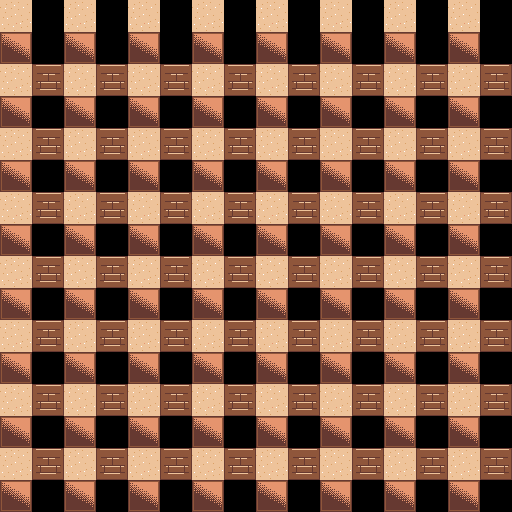

Below is a game level as drawn by its tile map, then a one-line description and the .tmx file that defines it, in full:
An orthogonal 16x16 tile map with 32x32 px tiles, 1 tile layer (HUD2), 2 hidden layers not drawn.

<map version="1.0" tiledversion="1.0.3" orientation="orthogonal" renderorder="right-down" width="16" height="16" tilewidth="32" tileheight="32" nextobjectid="1">
 <tileset firstgid="1" source="tileset.tsx" />
 <layer name="Ground" width="16" height="16" visible="0">
  <data encoding="csv">
1,1,1,1,1,1,1,1,1,1,1,2,2,2,2,2,
1,3,3,4,3,3,3,1,3,3,1,1,1,1,1,1,
1,2,2,2,2,2,2,3,2,2,3,3,3,3,3,1,
1,2,2,2,2,2,2,2,2,2,2,2,2,2,2,1,
1,2,2,2,2,2,2,1,1,1,2,2,2,2,2,1,
1,2,2,2,2,1,1,3,4,3,1,1,1,1,1,1,
1,1,1,1,1,3,3,2,2,2,3,3,3,1,3,3,
1,3,3,3,1,2,2,2,2,2,2,2,2,1,2,2,
2,2,2,2,1,2,2,2,2,2,2,2,2,1,2,2,
2,2,2,2,1,2,2,2,2,2,2,2,2,1,2,2,
2,2,2,2,1,2,2,2,2,2,2,2,2,1,2,2,
2,2,2,2,1,1,1,1,1,1,1,1,1,1,2,2,
2,2,2,2,1,4,3,3,3,1,3,3,3,3,2,2,
2,2,2,2,1,2,2,2,2,1,2,2,2,2,2,2,
2,2,2,2,1,1,1,1,1,1,2,2,2,2,2,2,
2,2,2,2,1,1,1,1,1,1,2,2,2,2,2,2
</data>
 </layer>
 <layer name="HUD" width="16" height="16" visible="0">
  <data encoding="csv">
2,0,2,0,2,0,2,0,2,0,2,0,2,0,2,0,
1,0,1,0,1,0,1,0,1,0,1,0,1,0,1,0,
2,0,2,0,2,0,2,0,2,0,2,0,2,0,2,0,
1,0,1,0,1,0,1,0,1,0,1,0,1,0,1,0,
2,0,2,0,2,0,2,0,2,0,2,0,2,0,2,0,
1,0,1,0,1,0,1,0,1,0,1,0,1,0,1,0,
2,0,2,0,2,0,2,0,2,0,2,0,2,0,2,0,
1,0,1,0,1,0,1,0,1,0,1,0,1,0,1,0,
2,0,2,0,2,0,2,0,2,0,2,0,2,0,2,0,
1,0,1,0,1,0,1,0,1,0,1,0,1,0,1,0,
2,0,2,0,2,0,2,0,2,0,2,0,2,0,2,0,
1,0,1,0,1,0,1,0,1,0,1,0,1,0,1,0,
2,0,2,0,2,0,2,0,2,0,2,0,2,0,2,0,
1,0,1,0,1,0,1,0,1,0,1,0,1,0,1,0,
2,0,2,0,2,0,2,0,2,0,2,0,2,0,2,0,
1,0,1,0,1,0,1,0,1,0,1,0,1,0,1,0
</data>
 </layer>
 <layer name="HUD2" width="16" height="16">
  <data encoding="csv">
2,0,2,0,2,0,2,0,2,0,2,0,2,0,2,0,
1,0,1,0,1,0,1,0,1,0,1,0,1,0,1,0,
2,3,2,3,2,3,2,3,2,3,2,3,2,3,2,3,
1,0,1,0,1,0,1,0,1,0,1,0,1,0,1,0,
2,3,2,3,2,3,2,3,2,3,2,3,2,3,2,3,
1,0,1,0,1,0,1,0,1,0,1,0,1,0,1,0,
2,3,2,3,2,3,2,3,2,3,2,3,2,3,2,3,
1,0,1,0,1,0,1,0,1,0,1,0,1,0,1,0,
2,3,2,3,2,3,2,3,2,3,2,3,2,3,2,3,
1,0,1,0,1,0,1,0,1,0,1,0,1,0,1,0,
2,3,2,3,2,3,2,3,2,3,2,3,2,3,2,3,
1,0,1,0,1,0,1,0,1,0,1,0,1,0,1,0,
2,3,2,3,2,3,2,3,2,3,2,3,2,3,2,3,
1,0,1,0,1,0,1,0,1,0,1,0,1,0,1,0,
2,3,2,3,2,3,2,3,2,3,2,3,2,3,2,3,
1,0,1,0,1,0,1,0,1,0,1,0,1,0,1,0
</data>
 </layer>
</map>
